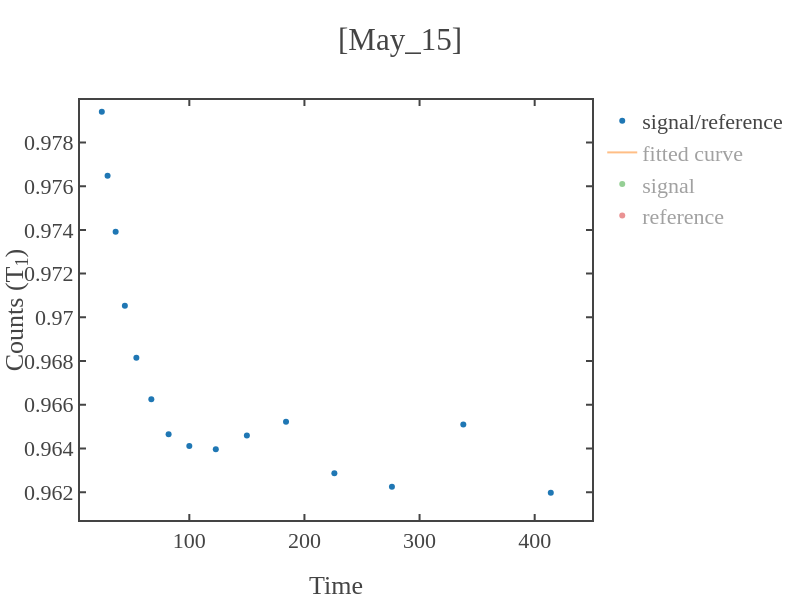

The notebook cell saved with this chart:
### Code cell
# loading the data 
total_path = r"C:\Users\Atanu\OneDrive\Desktop\research_work\paper\T1_atanu_github\T1_measurements\codes\data\2025\May_12\p_15mW\l_100.0us\systematic\a_5\s_2000\[17_08_46]_1.0us.npz"

load_data = dict(np.load(total_path))
time_axis,signal_photon,reference_samples,signal_samples = data_to_time_signal(load_data,samples,first=first_sig_ref)


x=time_axis[1:]
y=signal_photon[1:]
guess_parameters = np.array([0.7,1,50e3])  # input these paramters(serially) with your guess  
fitting_function = 'exp'   # y0+y_max*np.exp(-x/tau)
fitting_range = False   # for x-axis 

# fitting the data
x_fit,y_fit,coefficient,error_bars = fit_func(x,y,fit_range=fitting_range,func=fitting_function,guess_params=guess_parameters) 
if len(str(int(coefficient[2])))>7 or coefficient[2]<0:
    print('Fitted lifetime seems too long (more than 10ms) or negative.')
    print('If not expected for T1 exp, retry with increasing or decreasing the evolution time of the sequence.')
# plotting the data 
fig1 = simple_plot(x,y,show=False,x_name = "Time",y_name = "Counts (T<sub>1</sub>)",mode='markers',title=f'{date}',curve_name='signal/reference')
fig2 = simple_plot(x_fit,y_fit,show=False,x_name = "Time",y_name = "Counts (T<sub>1</sub>)",mode='lines',title=f'{date}',curve_name='fitted curve')
fig3 = simple_plot(x,signal_samples[1:],show=False,x_name = "Time",y_name = "Counts (T<sub>1</sub>)",mode='markers',title=f'{date}',curve_name='signal')
fig4 = simple_plot(x,reference_samples[1:],show=False,x_name = "Time",y_name = "Counts (T<sub>1</sub>)",mode='markers',title=f'{date}',curve_name='reference')

add_figures([fig1,fig2,fig3,fig4],show=True,x_name = "Time",y_name = "Counts (T<sub>1</sub>)",title=f'[{date}]')

### Figure 1 — Plotly figure (JSON) as saved in the notebook; plotly's stock layout.template omitted (floating-point values rounded to 4 significant figures)
{"data": [{"mode": "markers", "name": "signal/reference", "showlegend": true, "type": "scatter", "visible": true, "x": [24, 29, 36, 44, 54, 67, 82, 100, 123, 150, 184, 226, 276, 338, 414, 507, 621, 760, 930, 1139, 1394, 1706, 2088, 2556, 3129, 3830, 4688, 5738, 7023, 8596, 10522, 12878, 15763, 19294, 23616, 28905, 35380, 43305, 53004, 64877, 79408, 97195, 118965, 145612, 178227, 218148, 267010, 326817, 400020], "y": [0.9794, 0.9765, 0.9739, 0.9705, 0.9682, 0.9663, 0.9647, 0.9641, 0.964, 0.9646, 0.9652, 0.9629, 0.9622, 0.9651, 0.962, 0.9609, 0.9632, 0.9622, 0.9651, 0.9634, 0.9647, 0.9664, 0.9669, 0.9678, 0.9679, 0.9673, 0.9692, 0.9686, 0.9705, 0.9699, 0.9721, 0.9731, 0.9729, 0.9751, 0.9705, 0.9679, 0.9649, 0.96, 0.9564, 0.9512, 0.9448, 0.9329, 0.9223, 0.9135, 0.9029, 0.8896, 0.875, 0.8626, 0.854]}, {"mode": "lines", "name": "fitted curve", "showlegend": true, "type": "scatter", "visible": "legendonly", "x": [24, 29, 36, 44, 54, 67, 82, 100, 123, 150, 184, 226, 276, 338, 414, 507, 621, 760, 930, 1139, 1394, 1706, 2088, 2556, 3129, 3830, 4688, 5738, 7023, 8596, 10522, 12878, 15763, 19294, 23616, 28905, 35380, 43305, 53004, 64877, 79408, 97195, 118965, 145612, 178227, 218148, 267010, 326817, 400020], "y": [0.9695, 0.9695, 0.9695, 0.9695, 0.9695, 0.9695, 0.9695, 0.9695, 0.9695, 0.9695, 0.9695, 0.9695, 0.9694, 0.9694, 0.9694, 0.9694, 0.9693, 0.9693, 0.9692, 0.9691, 0.969, 0.9689, 0.9688, 0.9686, 0.9684, 0.9681, 0.9678, 0.9674, 0.9669, 0.9663, 0.9656, 0.9647, 0.9636, 0.9623, 0.9607, 0.9587, 0.9563, 0.9534, 0.9499, 0.9457, 0.9406, 0.9344, 0.9271, 0.9183, 0.9078, 0.8956, 0.8812, 0.8647, 0.8459]}, {"mode": "markers", "name": "signal", "showlegend": true, "type": "scatter", "visible": "legendonly", "x": [24, 29, 36, 44, 54, 67, 82, 100, 123, 150, 184, 226, 276, 338, 414, 507, 621, 760, 930, 1139, 1394, 1706, 2088, 2556, 3129, 3830, 4688, 5738, 7023, 8596, 10522, 12878, 15763, 19294, 23616, 28905, 35380, 43305, 53004, 64877, 79408, 97195, 118965, 145612, 178227, 218148, 267010, 326817, 400020], "y": [17.45, 17.41, 17.37, 17.31, 17.28, 17.24, 17.21, 17.18, 17.17, 17.18, 17.19, 17.16, 17.15, 17.17, 17.13, 17.13, 17.16, 17.15, 17.2, 17.18, 17.21, 17.23, 17.23, 17.26, 17.26, 17.26, 17.31, 17.28, 17.33, 17.35, 17.37, 17.43, 17.46, 17.47, 17.42, 17.42, 17.39, 17.31, 17.25, 17.21, 17.11, 16.98, 16.86, 16.73, 16.59, 16.42, 16.21, 16.01, 15.87]}, {"mode": "markers", "name": "reference", "showlegend": true, "type": "scatter", "visible": "legendonly", "x": [24, 29, 36, 44, 54, 67, 82, 100, 123, 150, 184, 226, 276, 338, 414, 507, 621, 760, 930, 1139, 1394, 1706, 2088, 2556, 3129, 3830, 4688, 5738, 7023, 8596, 10522, 12878, 15763, 19294, 23616, 28905, 35380, 43305, 53004, 64877, 79408, 97195, 118965, 145612, 178227, 218148, 267010, 326817, 400020], "y": [17.82, 17.83, 17.84, 17.84, 17.85, 17.84, 17.84, 17.82, 17.81, 17.81, 17.81, 17.82, 17.82, 17.79, 17.81, 17.83, 17.82, 17.83, 17.82, 17.84, 17.84, 17.83, 17.82, 17.83, 17.83, 17.84, 17.86, 17.84, 17.86, 17.89, 17.87, 17.91, 17.94, 17.92, 17.95, 17.99, 18.02, 18.03, 18.04, 18.09, 18.11, 18.2, 18.28, 18.32, 18.37, 18.45, 18.53, 18.56, 18.59]}], "layout": {"height": 600, "title": {"text": "[May_15]"}, "width": 800, "xaxis": {"autorange": false, "range": [5.033, 449.8], "title": {"text": "Time"}, "type": "linear"}, "yaxis": {"autorange": false, "range": [0.9607, 0.9799], "title": {"text": "Counts (T<sub>1</sub>)"}, "type": "linear"}}}
